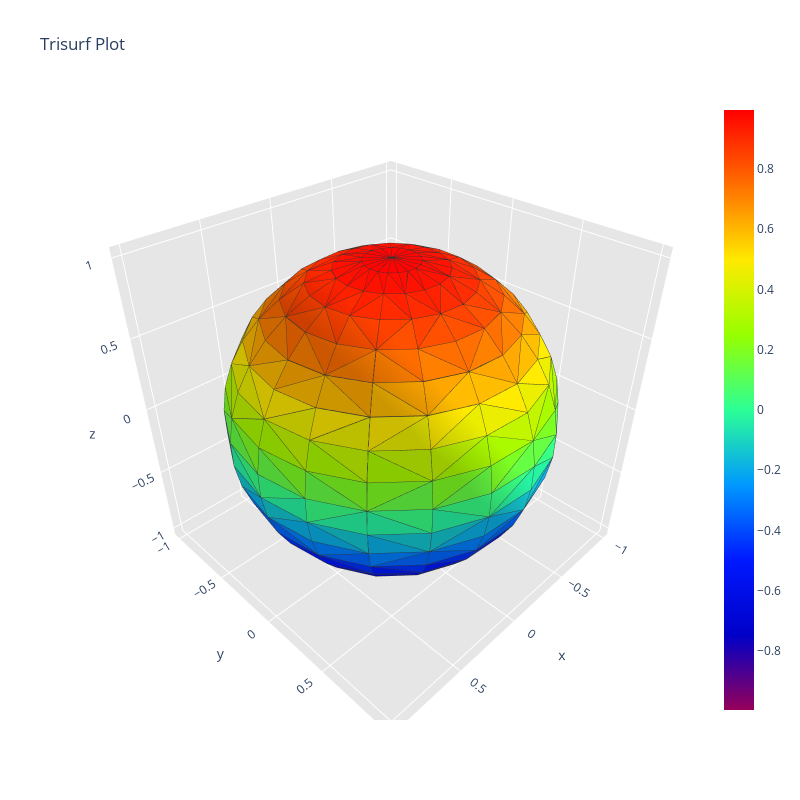

Here is the notebook cell this chart was saved with:
### Markdown cell above
## SPHERE PLOTLY

### Code cell
import numpy as np

from scipy.spatial import Delaunay

from plotly.figure_factory import create_trisurf

import plotly.graph_objects

# Make data for plot

u = np.linspace(0, 2*np.pi, 20)

v = np.linspace(0, np.pi, 20)

u,v = np.meshgrid(u,v)

u = u.flatten()

v = v.flatten()

x = np.sin(v)*np.cos(u)

y = np.sin(v)*np.sin(u)

z = np.cos(v)

points2D = np.vstack([u,v]).T

tri = Delaunay(points2D)

simplices = tri.simplices

# Create a figure

fig1 = create_trisurf(x=x, y=y, z=z, colormap="Rainbow", simplices=simplices)


fig1.show()

### Figure 1 — Plotly figure (JSON) as saved in the notebook; plotly's stock layout.template omitted (floating-point values rounded to 4 significant figures; data arrays with more than 128 entries replaced by an {"elided": "..."} marker saying what was removed)
{"data": [{"facecolor": {"elided": "722 str values"}, "i": {"elided": "722 int values"}, "j": {"elided": "722 int values"}, "k": {"elided": "722 int values"}, "name": "", "type": "mesh3d", "x": {"elided": "400 float values"}, "y": {"elided": "400 float values"}, "z": {"elided": "400 float values"}}, {"line": {"color": "rgb(50, 50, 50)", "width": 1.5}, "mode": "lines", "showlegend": false, "type": "scatter3d", "x": {"elided": "3610 float values"}, "y": {"elided": "3610 float values"}, "z": {"elided": "3610 float values"}}, {"hoverinfo": "none", "marker": {"color": [-0.9955, 0.9955], "colorscale": [[0, "rgb(150, 0, 90)"], [0.125, "rgb(0, 0, 200)"], [0.25, "rgb(0, 25, 255)"], [0.375, "rgb(0, 152, 255)"], [0.5, "rgb(44, 255, 150)"], [0.625, "rgb(151, 255, 0)"], [0.75, "rgb(255, 234, 0)"], [0.875, "rgb(255, 111, 0)"], [1, "rgb(255, 0, 0)"]], "showscale": true, "size": 0.1}, "mode": "markers", "showlegend": false, "type": "scatter3d", "x": [0], "y": [0], "z": [1]}], "layout": {"height": 800, "scene": {"aspectratio": {"x": 1, "y": 1, "z": 1}, "xaxis": {"backgroundcolor": "rgb(230, 230, 230)", "gridcolor": "rgb(255, 255, 255)", "showbackground": true, "zerolinecolor": "rgb(255, 255, 255)"}, "yaxis": {"backgroundcolor": "rgb(230, 230, 230)", "gridcolor": "rgb(255, 255, 255)", "showbackground": true, "zerolinecolor": "rgb(255, 255, 255)"}, "zaxis": {"backgroundcolor": "rgb(230, 230, 230)", "gridcolor": "rgb(255, 255, 255)", "showbackground": true, "zerolinecolor": "rgb(255, 255, 255)"}}, "title": {"text": "Trisurf Plot"}, "width": 800}}
